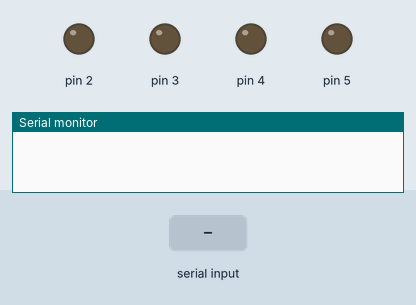
The sketch below on a simulated Arduino Uno, built with avr-gcc and run on an emulated ATmega328P. Parts: output pins drawn as LEDs (lit = HIGH), the last lines printed to the serial monitor. The inputs (shaded band) are chosen by the test bench.

Above: at 1.2 s.
1.3 s: "A" received over Serial
At 2.5 s:
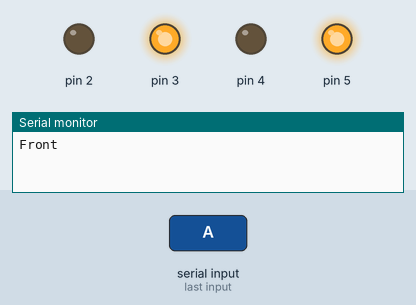
2.8 s: "B" received over Serial
At 3.7 s:
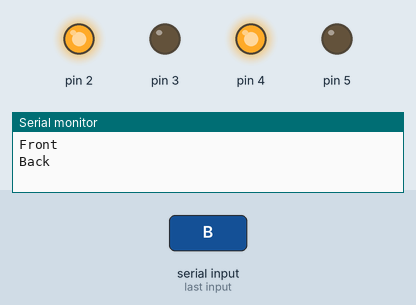
4.3 s: "C" received over Serial
At 4.9 s:
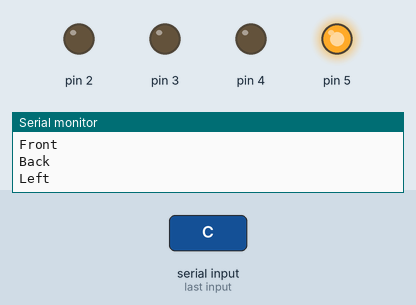
5.8 s: "D" received over Serial
At 7.2 s:
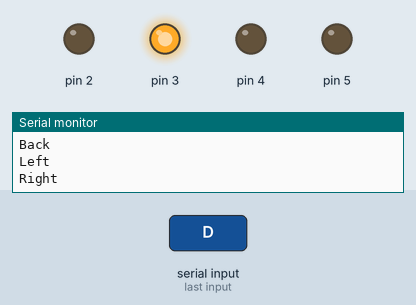
Timing chart, 0 to 8.3 s (numbered marks = the images above; inputs shaded):
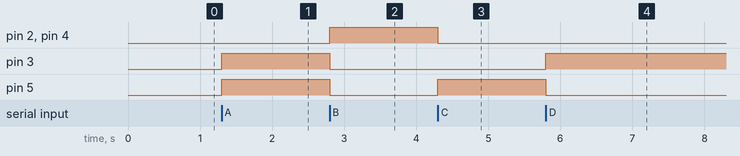

The sketch:

CAR.ino
```cpp
void setup() {
  Serial.begin(9600);
  pinMode(2,OUTPUT);
  pinMode(3,OUTPUT);
  pinMode(4,OUTPUT);
  pinMode(5,OUTPUT);
}

void loop() {

  if(Serial.available()>0){
      char data=Serial.read();

      if(data=='A'){
          //FRONT
          digitalWrite(3,HIGH);
          digitalWrite(2,LOW);
          digitalWrite(5,HIGH);
          digitalWrite(4,LOW);
          Serial.println("Front");
        }
       else if(data=='B'){
          //BACK
          digitalWrite(2,HIGH);
          digitalWrite(3,LOW);
          digitalWrite(4,HIGH);
          digitalWrite(5,LOW);
          Serial.println("Back");
        }
       else if(data=='C'){
          //LEFT
          digitalWrite(3,LOW);
          digitalWrite(2,LOW);
          digitalWrite(5,HIGH);
          digitalWrite(4,LOW);
          Serial.println("Left");
        }
        else if(data=='D'){
            //RIGHT
            digitalWrite(3,HIGH);
            digitalWrite(2,LOW);
            digitalWrite(5,LOW);
            digitalWrite(4,LOW);
            Serial.println("Right");
          }
        else if(data=='S'){
            //STOP
            digitalWrite(3,LOW);
            digitalWrite(2,LOW);
            digitalWrite(5,LOW);
            digitalWrite(4,LOW);
            Serial.println("Stop");
          }
    }
}
```

Measured:
- after the input at 1.3 s, pin 3, pin 5: LOW → HIGH at once
- after the input at 2.8 s, pin 2, pin 4: LOW → HIGH at once; pin 3, pin 5: HIGH → LOW at once
- after the input at 4.3 s, pin 2, pin 4: HIGH → LOW at once; pin 5: LOW → HIGH at once
- after the input at 5.8 s, pin 3: LOW → HIGH at once; pin 5: HIGH → LOW at once
